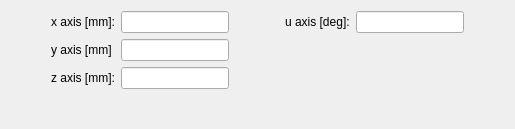
       <widget class="QWidget" name="tab_5">
        <attribute name="title">
         <string>position</string>
        </attribute>
        <layout class="QGridLayout" name="gridLayout_10">
         <item row="0" column="0">
          <layout class="QHBoxLayout" name="horizontalLayout">
           <item>
            <spacer name="horizontalSpacer_15">
             <property name="orientation">
              <enum>Qt::Horizontal</enum>
             </property>
             <property name="sizeHint" stdset="0">
              <size>
               <width>40</width>
               <height>20</height>
              </size>
             </property>
            </spacer>
           </item>
           <item>
            <layout class="QGridLayout" name="gridLayout_8">
             <item row="0" column="1">
              <widget class="QLineEdit" name="xAxisPositionLine2">
               <property name="sizePolicy">
                <sizepolicy hsizetype="Fixed" vsizetype="Fixed">
                 <horstretch>0</horstretch>
                 <verstretch>0</verstretch>
                </sizepolicy>
               </property>
              </widget>
             </item>
             <item row="2" column="2">
              <spacer name="horizontalSpacer_6">
               <property name="orientation">
                <enum>Qt::Horizontal</enum>
               </property>
               <property name="sizeType">
                <enum>QSizePolicy::Fixed</enum>
               </property>
               <property name="sizeHint" stdset="0">
                <size>
                 <width>50</width>
                 <height>16</height>
                </size>
               </property>
              </spacer>
             </item>
             <item row="1" column="2">
              <spacer name="horizontalSpacer_2">
               <property name="orientation">
                <enum>Qt::Horizontal</enum>
               </property>
               <property name="sizeType">
                <enum>QSizePolicy::Fixed</enum>
               </property>
               <property name="sizeHint" stdset="0">
                <size>
                 <width>50</width>
                 <height>16</height>
                </size>
               </property>
              </spacer>
             </item>
             <item row="0" column="3">
              <widget class="QLabel" name="label_69">
               <property name="text">
                <string>u axis [deg]:</string>
               </property>
              </widget>
             </item>
             <item row="1" column="0">
              <widget class="QLabel" name="label_67">
               <property name="text">
                <string>y axis [mm]</string>
               </property>
              </widget>
             </item>
             <item row="1" column="1">
              <widget class="QLineEdit" name="yAxisPositionLine2">
               <property name="sizePolicy">
                <sizepolicy hsizetype="Fixed" vsizetype="Fixed">
                 <horstretch>0</horstretch>
                 <verstretch>0</verstretch>
                </sizepolicy>
               </property>
              </widget>
             </item>
             <item row="0" column="2">
              <spacer name="horizontalSpacer">
               <property name="orientation">
                <enum>Qt::Horizontal</enum>
               </property>
               <property name="sizeType">
                <enum>QSizePolicy::Fixed</enum>
               </property>
               <property name="sizeHint" stdset="0">
                <size>
                 <width>50</width>
                 <height>16</height>
                </size>
               </property>
              </spacer>
             </item>
             <item row="0" column="4" colspan="2">
              <widget class="QLineEdit" name="uAxisPositionLine2">
               <property name="sizePolicy">
                <sizepolicy hsizetype="Fixed" vsizetype="Fixed">
                 <horstretch>0</horstretch>
                 <verstretch>0</verstretch>
                </sizepolicy>
               </property>
               <property name="text">
                <string/>
               </property>
              </widget>
             </item>
             <item row="2" column="1">
              <widget class="QLineEdit" name="zAxisPositionLine2">
               <property name="sizePolicy">
                <sizepolicy hsizetype="Fixed" vsizetype="Fixed">
                 <horstretch>0</horstretch>
                 <verstretch>0</verstretch>
                </sizepolicy>
               </property>
              </widget>
             </item>
             <item row="2" column="0">
              <widget class="QLabel" name="label_68">
               <property name="text">
                <string>z axis [mm]:</string>
               </property>
              </widget>
             </item>
             <item row="0" column="0">
              <widget class="QLabel" name="label_66">
               <property name="text">
                <string>x axis [mm]:</string>
               </property>
              </widget>
             </item>
            </layout>
           </item>
           <item>
            <spacer name="horizontalSpacer_16">
             <property name="orientation">
              <enum>Qt::Horizontal</enum>
             </property>
             <property name="sizeHint" stdset="0">
              <size>
               <width>40</width>
               <height>20</height>
              </size>
             </property>
            </spacer>
           </item>
          </layout>
         </item>
         <item row="1" column="0">
          <spacer name="verticalSpacer">
           <property name="orientation">
            <enum>Qt::Vertical</enum>
           </property>
           <property name="sizeHint" stdset="0">
            <size>
             <width>20</width>
             <height>29</height>
            </size>
           </property>
          </spacer>
         </item>
        </layout>
       </widget>
